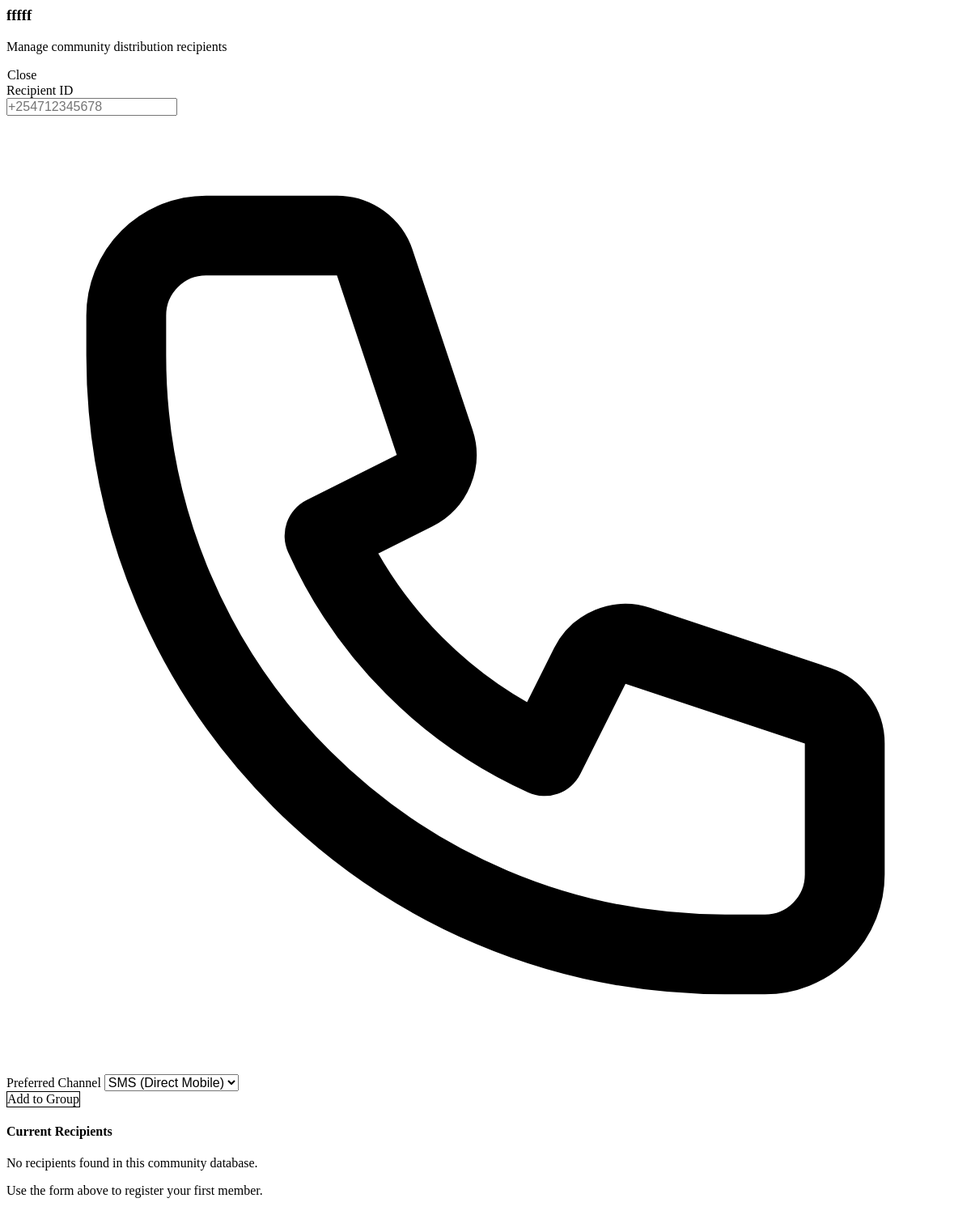
Before: /community/GRP-D1E4CF71/members (signed in) with the older database file.
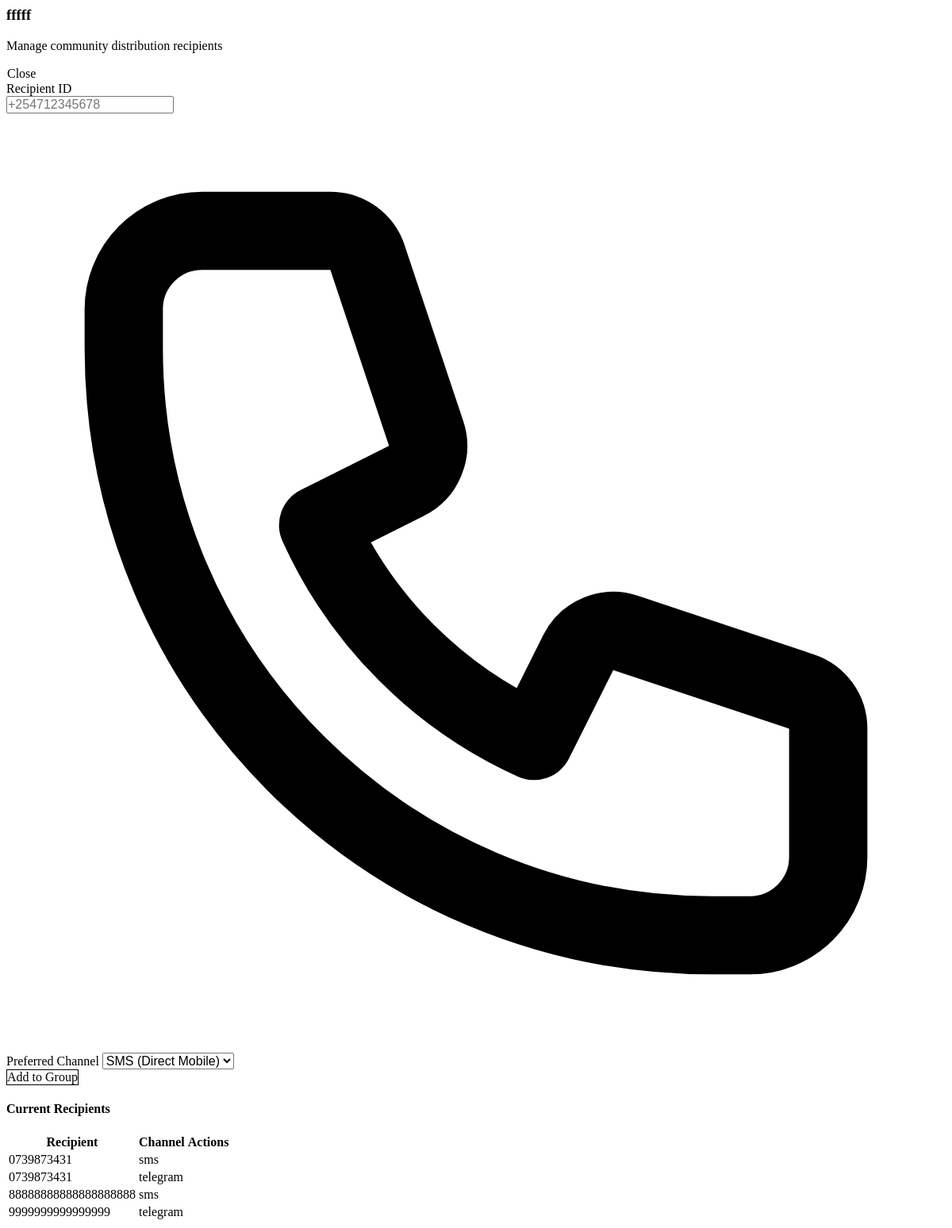
After: the same page with the newer database file.
### tables this page shows
CREATE TABLE community_groups (
        id TEXT PRIMARY KEY,
        name TEXT NOT NULL,
        description TEXT,
        group_type TEXT,
        tags TEXT DEFAULT '[]', -- JSON list
        location TEXT,
        admin_id TEXT,
        trust_level TEXT DEFAULT 'local',
        preferred_channels TEXT DEFAULT 'ussd,sms',
        active BOOLEAN DEFAULT 1,
        created_at DATETIME DEFAULT CURRENT_TIMESTAMP
    , invite_slug TEXT, community_code TEXT, code_active BOOLEAN DEFAULT 0);

CREATE TABLE community_members (
        id TEXT PRIMARY KEY,
        community_id TEXT NOT NULL,
        user_id TEXT NOT NULL,
        channel TEXT NOT NULL,
        joined_at DATETIME DEFAULT CURRENT_TIMESTAMP,
        active BOOLEAN DEFAULT 1,
        FOREIGN KEY (community_id) REFERENCES community_groups(id),
        UNIQUE(community_id, user_id, channel)
    );

### aos/api/routers/community.py (the view)
@router.get("/{group_id}/members", response_class=HTMLResponse)
async def list_group_members(
    request: Request,
    group_id: str,
    operator=Depends(requires_community_access())
):
    members = []
    group = None
    if community_state.module:
        group = community_state.module.get_group(group_id)
        if group:
            result = community_state.module.list_all_members(group_id=group_id, per_page=1000)
            members = result.get("members", [])
    return templates.TemplateResponse("partials/community_members.html", {
        "request": request,
        "user": operator,
        "group": group,
        "members": members
    })

### aos/api/templates/partials/community_members.html (shortened to what this page needs)
{% from "components/atoms/Card.html" import card %}
{% from "components/atoms/EliteButton.html" import elite_button %}
<div class="aos-stack-lg p-2 md:p-4">
    <div class="flex items-center justify-between mb-2">
        <div>
            <h3 class="aos-h3 mb-1">{{ group.name }}</h3>
            <p class="aos-text-muted aos-text-sm">Manage community distribution recipients</p>
        </div>
        <button class="aos-btn aos-btn-ghost aos-size-sm" onclick="closeModal()">
            <span class="aos-btn-text">Close</span>
        </button>
    </div>
    {% call card(padding="6", class="aos-bg-glass backdrop-blur-md border-primary/20") %}
    <form hx-post="/community/{{ group.id }}/members" hx-target="#modal-content" hx-swap="innerHTML"
        class="aos-stack-md">
        <div class="grid grid-cols-1 md:grid-cols-2 gap-6">
            <div class="aos-stack-xs">
                <label class="aos-label">Recipient ID</label>
                <div class="relative">
                    <input type="text" name="user_id" class="aos-input aos-size-md pl-10" placeholder="+254712345678"
                        required>
                    <div class="absolute inset-y-0 left-0 pl-3 flex items-center pointer-events-none">
                    </div>
                </div>
            </div>
            <div class="aos-stack-xs">
                <label class="aos-label">Preferred Channel</label>
                <select name="channel" class="aos-input aos-size-md" required>
                    <option value="sms">SMS (Direct Mobile)</option>
                </select>
            </div>
        </div>
        <div class="flex justify-end pt-2">
            {{ elite_button(
            text="Add to Group",
            type="submit",
            variant="primary",
            size="md",
            icon='<svg class="w-4 h-4" fill="none" stroke="currentColor" viewBox="0 0 24 24">
                <path stroke-linecap="round" stroke-linejoin="round" stroke-width="2" d="M12 4v16m8-8H4"></path>
            </svg>'
            ) }}
        </div>
    </form>
    {% endcall %}
    <div class="aos-stack-sm">
        <h4 class="aos-label-sm uppercase tracking-wider text-primary/70">Current Recipients</h4>
        <div id="members-list-container" class="max-h-[400px] overflow-y-auto pr-2 custom-scrollbar">
            {% if members %}
            <table class="aos-table">
                <thead>
                    <tr>
                        <th class="aos-text-xs">Recipient</th>
                        <th class="aos-text-xs">Channel</th>
                        <th class="aos-text-xs">Actions</th>
                    </tr>
                </thead>
                <tbody>
                    {% for member in members %}
                    <tr id="member-{{ member.user_id }}" class="group/row">
                        <td class="aos-font-mono aos-text-sm">{{ member.user_id }}</td>
                        <td>
                            <span class="aos-badge aos-badge-info aos-size-xs uppercase">{{ member.channel }}</span>
                        </td>
                        <td>
                            <button
                                class="aos-btn aos-btn-ghost aos-size-sm aos-text-danger opacity-0 group-hover/row:opacity-100 transition-opacity"
                                hx-delete="/community/{{ group.id }}/members/{{ member.user_id }}?channel={{ member.channel }}"
                                data-aos-confirm="Remove this recipient from the distribution network?"
                                hx-target="#member-{{ member.user_id }}" hx-swap="outerHTML swap:400ms">
                            </button>
                        </td>
                    </tr>
                    {% endfor %}
                </tbody>
            </table>
            {% else %}
            <div class="aos-text-center aos-py-12 aos-bg-glass rounded-lg border border-dashed border-gray-700">
                <p class="aos-text-muted">No recipients found in this community database.</p>
                <p class="aos-text-xs aos-text-muted/50 mt-1">Use the form above to register your first member.</p>
            </div>
            {% endif %}
        </div>
    </div>
</div>

### aos/api/templates/components/atoms/Card.html (shortened to what this page needs)
{% macro card(
padding="6",
glass=True,
interactive=False,
class="",
id=None
) %}
<div {% if id %}id="{{ id }}" {% endif %}
    class="aos-card {% if glass %}aos-glass{% endif %} {% if interactive %}aos-card-interactive{% endif %} p-{{ padding }} {{ class }}">
    {{ caller() }}
</div>
{% endmacro %}

### aos/api/templates/components/atoms/EliteButton.html (shortened to what this page needs)
{% macro elite_button(
text,
id=None,
type="button",
variant="primary",
size="md",
disabled=False,
onclick=None,
class="",
icon=None,
loading=False,
full_width=False
) %}
<button {% if id %}id="{{ id }}" {% endif %} type="{{ type }}" {% if disabled or loading %}disabled{% endif %}
    class="aos-btn aos-btn-{{ variant }} aos-size-{{ size }} {{ class }} {% if loading %}aos-btn-loading{% endif %} {% if full_width %}aos-btn-full{% endif %}"
    {% if disabled %}aria-disabled="true" {% endif %}>
    <span class="aos-btn-text">{{ text }}</span>
</button>
{% endmacro %}

### aos/api/templates/components/atoms/EliteButton.html (style rules this page uses)
.aos-btn { position: relative; display: inline-flex; align-items: center; justify-content: center; gap: var(--aos-spacing-2); font-weight: var(--aos-weight-semibold); border-radius: var(--aos-radius-lg); border: 1px solid transparent; transition: all var(--aos-duration-base) var(--aos-easing-out); cursor: pointer; font-family: var(--aos-font-sans); white-space: nowrap; }
.aos-size-sm { padding: var(--aos-spacing-1) var(--aos-spacing-3); font-size: var(--aos-size-xs); }
.aos-size-md { padding: var(--aos-spacing-2) var(--aos-spacing-6); font-size: var(--aos-size-sm); }
.aos-btn-primary { background: var(--aos-primary-base); color: var(--aos-primary-text); border-color: var(--aos-primary-base); }
.aos-btn-ghost { background: transparent; color: var(--aos-neutral-400); border-color: transparent; }

Changed rows visible on the page:
added community_members: user_id "0739873431", channel "sms"
added community_members: user_id "0739873431", channel "telegram"
added community_members: user_id "88888888888888888888", channel "sms"
added community_members: user_id "9999999999999999", channel "telegram"
Other visible differences:
text no longer shown: "No recipients found in this community database. Use the form above to register your first member."
text now shown: "Recipient Channel Actions"
